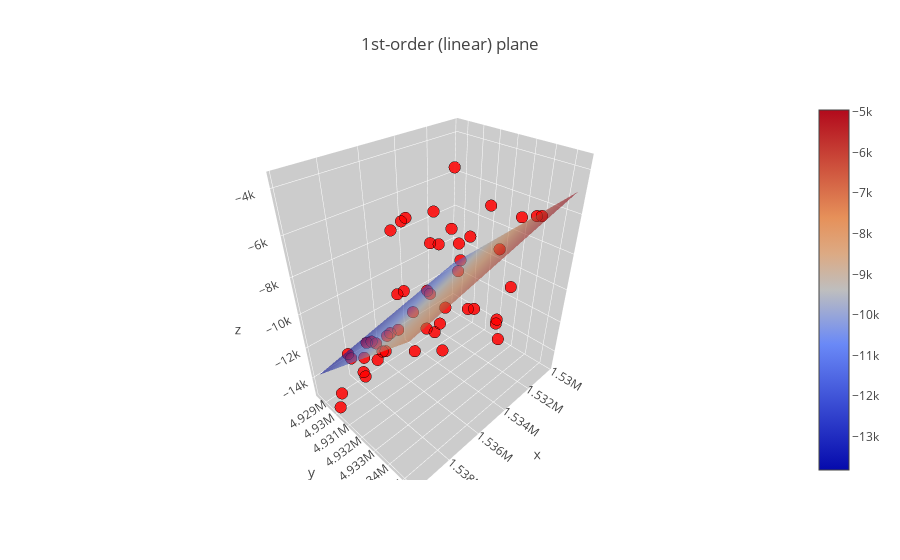

This figure's notebook cell:
### Markdown cell above
## CREO UNA MAPPA

### Code cell
#Creo una mappa dei punti su google maps

from gmplot import gmplot
gmap = gmplot.GoogleMapPlotter( 44.5514, 9.4335, 13)

# Scatter points
top_attraction_lats = df['Latitud.']
top_attraction_lons = df['Longit.']


filter_attraction_lats = df_filter['Latitud.']
filter_attraction_lons = df_filter['Longit.']

cluster_attraction_lats = df_cluster_2['Latitud.']# *******ATTENZIONE SONO DATI FILTRATI E CLUSTERIZZATI
cluster_attraction_lons = df_cluster_2['Longit.']



gmap.scatter(top_attraction_lats, top_attraction_lons, '#3B0B39', size=100, marker=False)

#gmap.scatter(filter_attraction_lats, filter_attraction_lons, '#f90707', size=40, marker=False)

gmap.scatter(cluster_attraction_lats, cluster_attraction_lons, '#1307f9', size=50, marker=False)

gmap.heatmap(cluster_attraction_lats, cluster_attraction_lons ) # crea una heatmap
# Draw
gmap.draw("my_map_time.html")


#importo il file depurato degli outlayer:
#df = pd.read_csv('taggia_saorge_ripulita_outlier.csv', sep=',', names=['x', 'y','z'])
    
x = df_cluster_2['x']  
    
y = df_cluster_2['y']   
    
z = df_cluster_2['z']

W = df_cluster_2['weights']


data =  df_cluster_2.as_matrix(columns=['x','y','z'])
x_s=data[:,0]
y_s=data[:,1]
z_s=data[:,2] # rappresentano  le coordinate dei punti scatter servono peri prossimi plot 
# regular grid covering the domain of the data
mn = np.min(data, axis=0)
mx = np.max(data, axis=0)
X,Y = np.meshgrid(np.linspace(mn[0], mx[0], 20), np.linspace(mn[1], mx[1], 20))
XX = X.flatten()
YY = Y.flatten()
    
# best-fit linear plane (1st-order)
# applico i pesi

A = np.c_[data[:,0], data[:,1], np.ones(data.shape[0])]
L = data[:,2]
#AW = A * np.sqrt(W[:,np.newaxis]) # intermedi con pesi per  calcolo dei coefficienti
#LW = L * np.sqrt(W)               # intermedi con pesi per  calcolo dei coefficienti

C,resids,rank,s = scipy.linalg.lstsq(A, L)
print(scipy.linalg.lstsq(A, L))


# evaluate it on grid
Z = C[0]*X + C[1]*Y + C[2]

    
   
###############################################
# plot points and fitted surface using Plotly##
###############################################


trace1 = go.Scatter3d(
    x=data[:,0],
    y=data[:,1],
    z=data[:,2],
    mode='markers',
    marker=dict(size=4, color='red', line=dict(color='black', width=0.5), opacity=0.85)
)

trace2 = go.Surface(z=Z, x=X, y=Y, colorscale='RdBu', opacity=0.6)
best_fit_plane = trace2
# Package the trace dictionary into a data object
data_test1 = go.Data([trace1, trace2])

# Dictionary of style options for all axes
axis = dict(
    showbackground=True, # show axis background
    backgroundcolor="rgb(204, 204, 204)", # set background color to grey
    gridcolor="rgb(255, 255, 255)",       # set grid line color
    zerolinecolor="rgb(255, 255, 255)",   # set zero grid line color
)

# Make a layout object
layout = go.Layout(
    title='1st-order (linear) plane', # set plot title
    scene=go.Scene(  # axes are part of a 'scene' in 3d plots
        xaxis=go.XAxis(axis), # set x-axis style
        yaxis=go.YAxis(axis), # set y-axis style
        zaxis=go.ZAxis(axis)),  # set z-axis style
)

# Make a figure object
fig = go.Figure(data=data_test1, layout=layout)

# Send to Plotly and show in notebook
#py.iplot(fig, filename='test1') # decommentare per plottare su server online
plot(fig)
iplot(fig)

### Figure 1 — Plotly figure (JSON) as saved in the notebook; plotly's stock layout.template omitted (floating-point values rounded to 4 significant figures; data arrays with more than 128 entries replaced by an {"elided": "..."} marker saying what was removed)
{"data": [{"marker": {"color": "red", "line": {"color": "black", "width": 0.5}, "opacity": 0.85, "size": 4}, "mode": "markers", "type": "scatter3d", "x": [1538000.0, 1536000.0, 1535000.0, 1537000.0, 1537000.0, 1536000.0, 1537000.0, 1539000.0, 1537000.0, 1539000.0, 1536000.0, 1537000.0, 1537000.0, 1538000.0, 1540000.0, 1538000.0, 1537000.0, 1535000.0, 1536000.0, 1538000.0, 1536000.0, 1537000.0, 1538000.0, 1537000.0, 1537000.0, 1535000.0, 1535000.0, 1536000.0, 1538000.0, 1538000.0, 1537000.0, 1537000.0, 1540000.0, 1536000.0, 1536000.0, 1534000.0, 1537000.0, 1536000.0, 1530000.0, 1534000.0, 1533000.0, 1533000.0, 1534000.0, 1532000.0, 1535000.0, 1533000.0, 1532000.0, 1533000.0, 1534000.0, 1535000.0], "y": [4930000.0, 4933000.0, 4933000.0, 4931000.0, 4931000.0, 4931000.0, 4929000.0, 4934000.0, 4931000.0, 4935000.0, 4930000.0, 4932000.0, 4930000.0, 4934000.0, 4930000.0, 4929000.0, 4932000.0, 4934000.0, 4933000.0, 4930000.0, 4934000.0, 4935000.0, 4929000.0, 4934000.0, 4931000.0, 4932000.0, 4934000.0, 4933000.0, 4930000.0, 4930000.0, 4930000.0, 4930000.0, 4930000.0, 4933000.0, 4932000.0, 4931000.0, 4933000.0, 4932000.0, 4934000.0, 4935000.0, 4934000.0, 4934000.0, 4935000.0, 4934000.0, 4934000.0, 4933000.0, 4934000.0, 4936000.0, 4932000.0, 4933000.0], "z": [-12460, -6040, -6000, -11270, -11220, -5730, -13080, -6440, -12680, -6040, -12330, -8390, -12330, -9960, -14100, -12970, -9430, -9360, -11440, -14010, -5980, -6440, -13590, -8040.0, -6000, -10910, -5820, -6180, -13240, -13040, -12710, -13440, -14940, -10650, -11380, -6000, -4780, -9100, -6680, -6530, -11270, -11980, -10510, -9650, -9140, -5360, -6000, -5160, -3700, -7110]}, {"colorscale": "RdBu", "opacity": 0.6, "type": "surface", "x": {"elided": "20x20 float values"}, "y": {"elided": "20x20 float values"}, "z": {"elided": "20x20 float values"}}], "layout": {"scene": {"xaxis": {"backgroundcolor": "rgb(204, 204, 204)", "gridcolor": "rgb(255, 255, 255)", "showbackground": true, "zerolinecolor": "rgb(255, 255, 255)"}, "yaxis": {"backgroundcolor": "rgb(204, 204, 204)", "gridcolor": "rgb(255, 255, 255)", "showbackground": true, "zerolinecolor": "rgb(255, 255, 255)"}, "zaxis": {"backgroundcolor": "rgb(204, 204, 204)", "gridcolor": "rgb(255, 255, 255)", "showbackground": true, "zerolinecolor": "rgb(255, 255, 255)"}}, "title": "1st-order (linear) plane"}}
